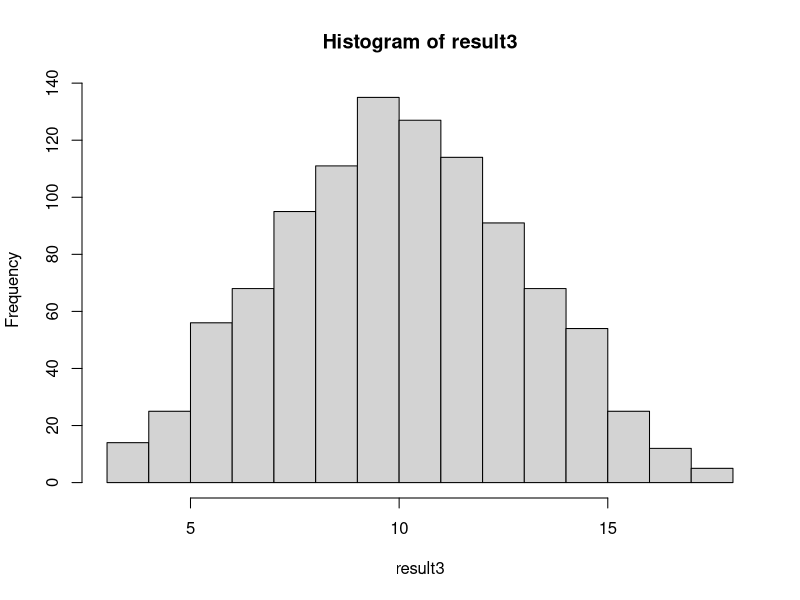
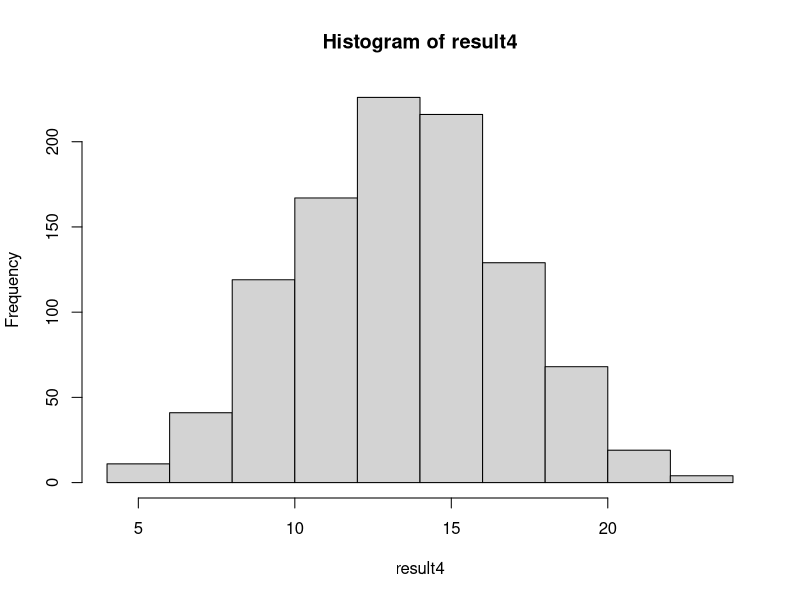
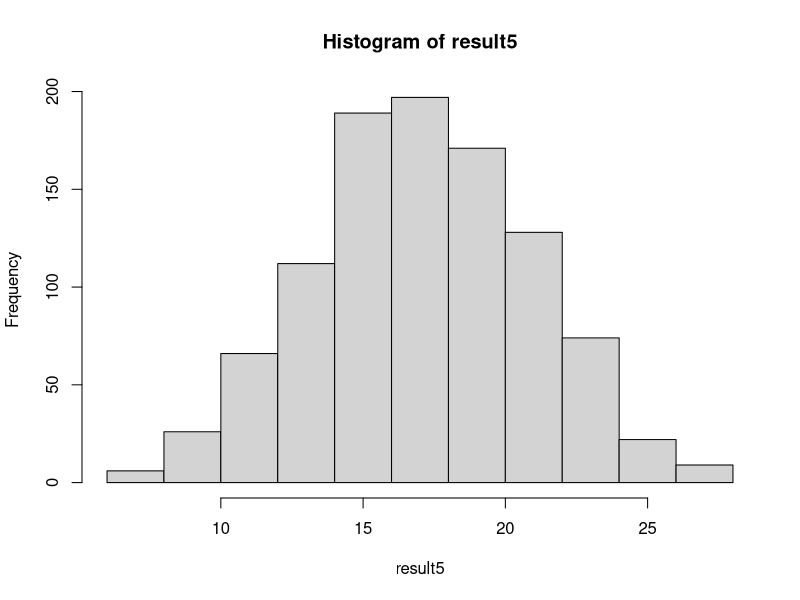
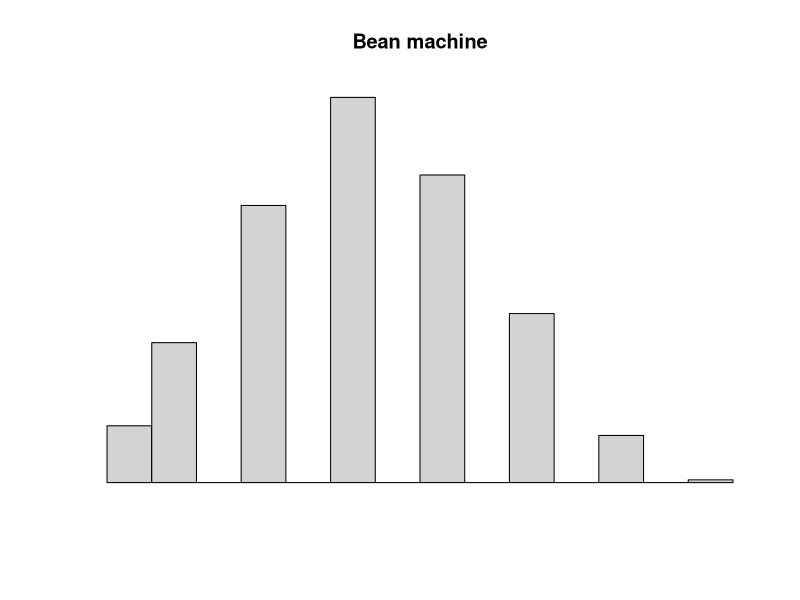
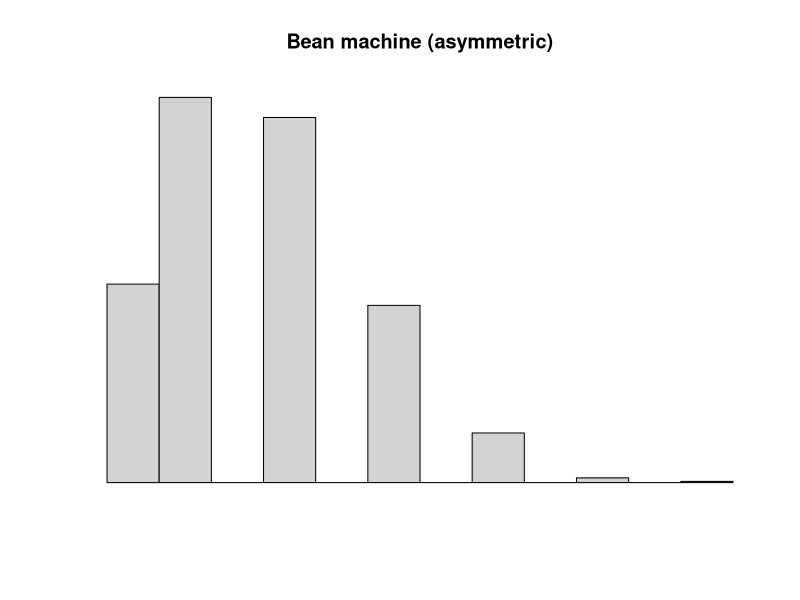

These charts were generated, in order, by the following R code:
#####Rolling 3 dies#####
result3 <- c()
for (i in 1:1000) {
  res1 <- sample(6,1,replace = FALSE)
  res2 <- sample(6,1,replace = FALSE)
  res3 <- sample(6,1,replace = FALSE)
  res <- res1+res2+res3
  result3 <- c(result3,res)
}
hist(result3)
#####Rolling 4 dies#####
result4 <- c()
for (i in 1:1000) {
  res1 <- sample(6,1,replace = FALSE)
  res2 <- sample(6,1,replace = FALSE)
  res3 <- sample(6,1,replace = FALSE)
  res4 <- sample(6,1,replace = FALSE)
  res <- res1+res2+res3+res4
  result4 <- c(result4,res)
}
hist(result4)
#####Rolling 5 dies#####
result5 <- c()
for (i in 1:1000) {
  res1 <- sample(6,1,replace = FALSE)
  res2 <- sample(6,1,replace = FALSE)
  res3 <- sample(6,1,replace = FALSE)
  res4 <- sample(6,1,replace = FALSE)
  res5 <- sample(6,1,replace = FALSE)
  res <- res1+res2+res3+res4+res5
  result5 <- c(result5,res)
}
hist(result5)
#####Bean machine#####
res <- c()
for (i in 1:1000) {
  end <- sum(sample(c(0,1),8,replace=TRUE))
  res <- c(res,end)
}
hist(res,axes = F,main = "Bean machine",xlab = "",ylab = "")
#asymmetric
res_a <- c()
for (i in 1:1000) {
  end <- sum(sample(c(0,1),8,replace=TRUE,p=c(0.8,0.2)))
  res_a <- c(res_a,end)
}
hist(res_a,axes = F,main = "Bean machine (asymmetric)",xlab = "",ylab = "")
